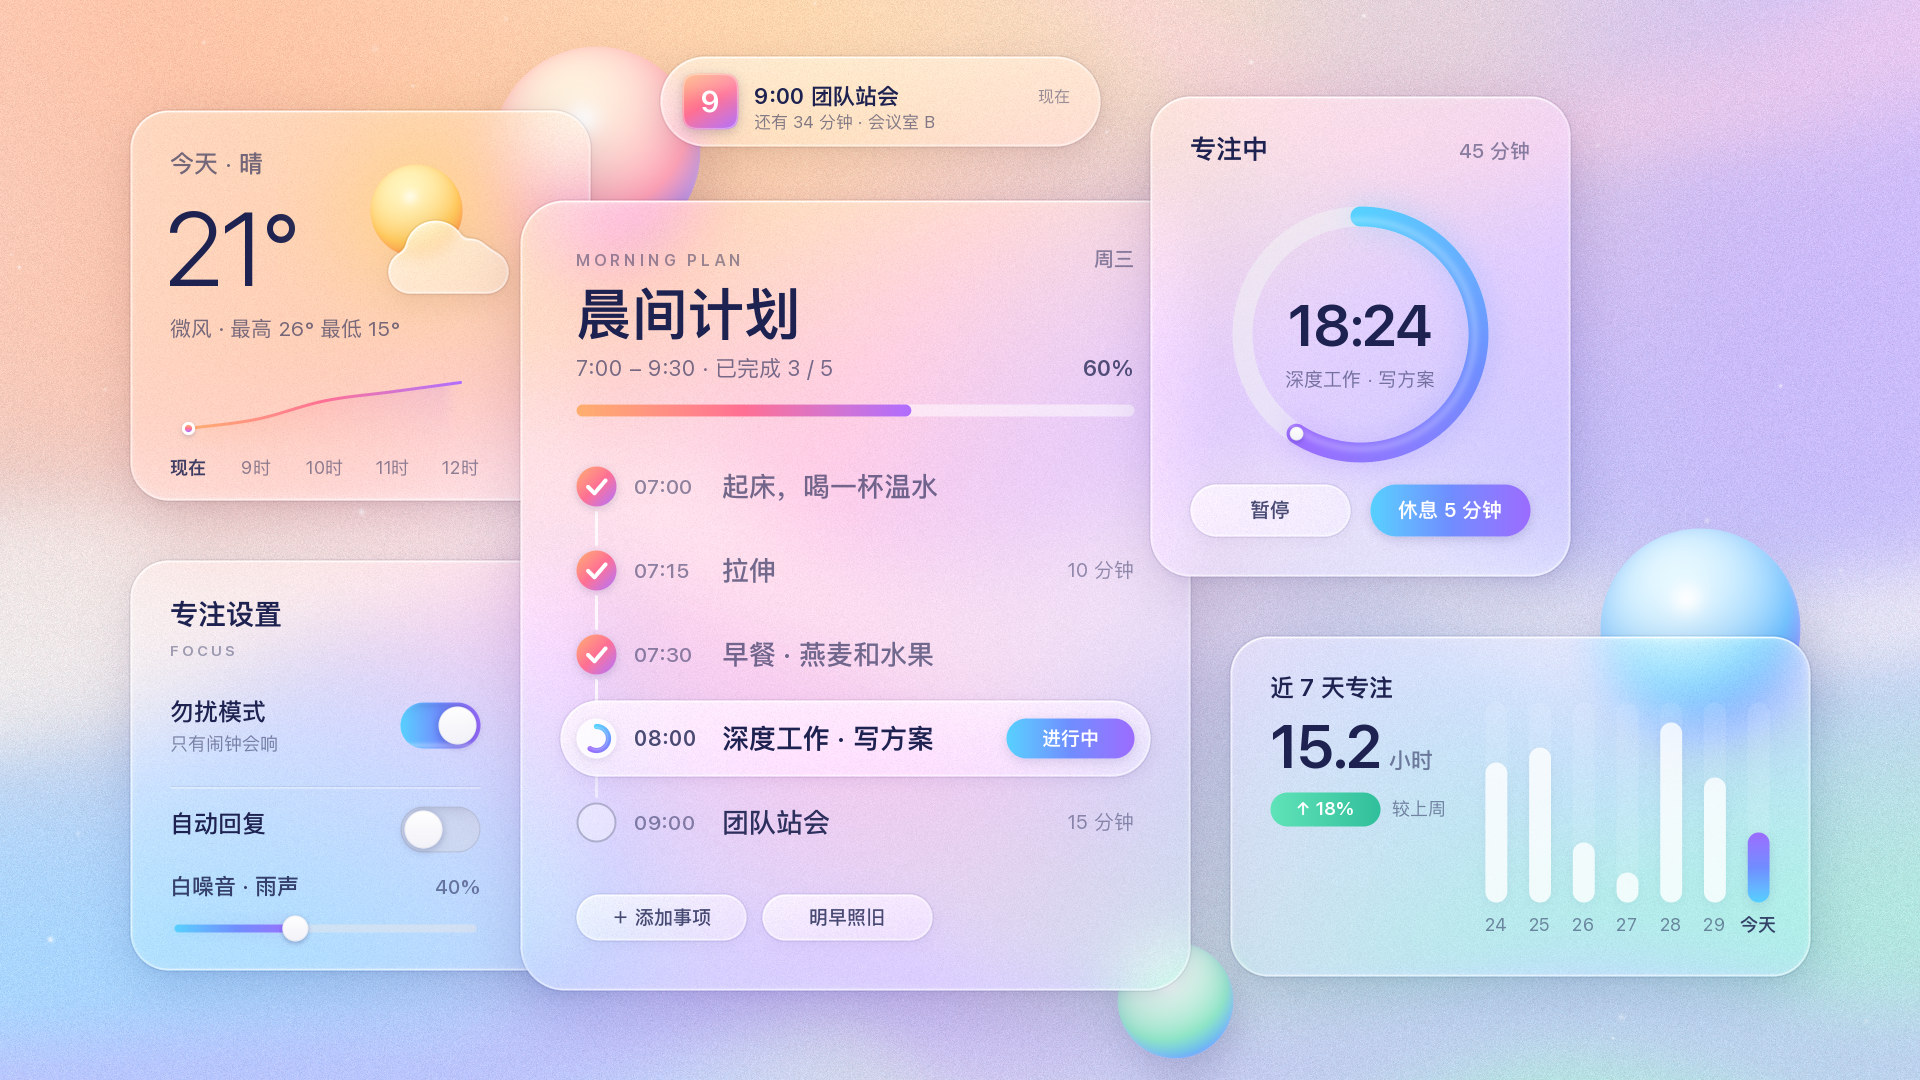

Recreate this plot in Python.
"""Example (aurora glassmorphism): 晨间计划 · Morning Plan — one weekday morning at 08:26, told by a stack of
frosted-glass widgets over a sunrise-coloured aurora: the plan card (3 of 5 done, the deep-work block running now),
a focus ring counting down that block, today's weather (a glossy sun behind a glass cloud), the focus settings
(do-not-disturb on, rain noise at 40 %), the last seven days of focus time, and a reminder pill for the 9:00
stand-up. Warm gradients belong to the morning plan, cool ones to focus. No image model.
python3 aurora_morning.py [out.jpg] [--stages DIR]
"""
import os, sys
sys.path.insert(0, os.path.join(os.path.dirname(os.path.abspath(__file__)), '..', 'lib'))
from aurora import Aurora, INK, WARM, COOL, MINT, WHITE

out = sys.argv[1] if len(sys.argv) > 1 and not sys.argv[1].startswith('--') else 'aurora_morning.jpg'
stages = sys.argv[sys.argv.index('--stages') + 1] if '--stages' in sys.argv else None

a = Aurora(1920, 1080, seed=5)

# ---- the aurora: a sunrise wash, warm at the top, cool below, one pale ribbon of light across it
a.backdrop(base='#f6f2fb',
           blobs=[(260, 150, 560, 380, '#ffb28c', 1.0),      # apricot
                  (980, 40, 640, 300, '#ffe29a', 0.9),       # butter (the sun is up)
                  (1700, 220, 520, 440, '#bba2ff', 1.0),     # lilac
                  (880, 640, 520, 400, '#ff9cc9', 0.8),      # pink
                  (200, 930, 600, 400, '#86cbff', 1.0),      # sky
                  (1640, 960, 620, 380, '#8feccd', 0.9),     # mint
                  (1330, 600, 420, 320, '#a7bfff', 0.7)],    # periwinkle
           ribbons=[([(-120, 560), (420, 520), (1000, 600), (1500, 600), (2040, 470)], 70, '#fff8f0', 1.4),
                    ([(-100, 1080), (600, 1020), (1300, 1010), (2040, 1000)], 60, '#c6b2ff', 1.0),
                    ([(900, -40), (1320, 60), (1700, 40), (2040, -20)], 60, '#ffd0e4', 0.9)],
           grain=0.019)
a.sparkles(46)
a.stage('aurora')

a.orb(596, 150, 104, ('#fff0dc', '#ffa2b8', '#8e6bff'))
a.orb(1700, 628, 100, ('#e3f7ff', '#6cc0ff', '#6a55ff'))
a.orb(1175, 1000, 58, ('#f4fff9', '#8fe8c8', '#4f9dff'))
a.stage('orbs')

# ---- weather (behind the plan card)
w = a.glass(130, 110, 590, 500, radius=38)
a.text('今天 · 晴', w.x0 + 40, w.y0 + 62, 24, INK, 'medium', alpha=0.62)
a.text('21°', w.x0 + 34, w.y0 + 176, 104, INK, 'light', spacing=-3)
a.sun(w.x0 + 286, w.y0 + 100, 46)
a.cloud(w.x0 + 318, w.y0 + 146, 128)
a.text('微风 · 最高 26° 最低 15°', w.x0 + 40, w.y0 + 226, 21, INK, 'regular', alpha=0.6)
pts = a.spark(w.x0 + 58, w.y0 + 272, w.x0 + 330, w.y0 + 318, [21, 22, 24, 25, 26], WARM, 3, fill=0.16, dots=(0,))
for i, (x, y) in enumerate(pts):
    a.text('现在' if i == 0 else f'{8 + i}时', x, w.y0 + 364, 18, INK, 'semibold' if i == 0 else 'regular', 'ms',
           alpha=0.85 if i == 0 else 0.5)
a.stage('weather')

# ---- focus settings (behind the plan card)
c = a.glass(130, 560, 590, 970, radius=38)
a.text('专注设置', c.x0 + 40, c.y0 + 64, 28, INK, 'semibold')
a.text('FOCUS', c.x0 + 40, c.y0 + 96, 15, INK, 'semibold', alpha=0.4, spacing=3)
a.text('勿扰模式', c.x0 + 40, c.y0 + 160, 24, INK, 'medium')
a.text('只有闹钟会响', c.x0 + 40, c.y0 + 190, 18, INK, alpha=0.5)
a.toggle(c.x0 + 270, c.y0 + 142, on=True)
a.divider(c.x0 + 40, c.x0 + 350, c.y0 + 226)
a.text('自动回复', c.x0 + 40, c.y0 + 272, 24, INK, 'medium')
a.toggle(c.x0 + 270, c.y0 + 246, on=False)
a.text('白噪音 · 雨声', c.x0 + 40, c.y0 + 334, 22, INK, 'medium', alpha=0.85)
a.text('40%', c.x0 + 350, c.y0 + 334, 20, INK, 'medium', 'rs', alpha=0.55)
a.slider(c.x0 + 44, c.x0 + 346, c.y0 + 368, 0.4)
a.stage('settings')

# ---- the plan: the card this morning is about
p = a.glass(520, 200, 1190, 990, radius=44, blur=30, elevation=34, shadow=0.3)
X0, X1 = p.x0 + 56, p.x1 - 56
a.stage('plan_glass')
a.text('MORNING PLAN', X0, p.y0 + 66, 16, INK, 'semibold', alpha=0.45, spacing=3.5)
a.text('周三', X1, p.y0 + 66, 20, INK, 'medium', 'rs', alpha=0.5)
a.text('晨间计划', X0, p.y0 + 134, 56, INK, 'semibold')
a.text('7:00 – 9:30 · 已完成 3 / 5', X0, p.y0 + 176, 22, INK, alpha=0.6)
a.rrect(X0, p.y0 + 204, X1, p.y0 + 216, 6, WHITE, 0.5)
a.rrect(X0, p.y0 + 204, X0 + (X1 - X0) * 0.6, p.y0 + 216, 6, grad=WARM)
a.text('60%', X1, p.y0 + 176, 22, INK, 'semibold', 'rs', alpha=0.75)

rows = [('07:00', '起床，喝一杯温水', '', 'done'),
        ('07:15', '拉伸', '10 分钟', 'done'),
        ('07:30', '早餐 · 燕麦和水果', '', 'done'),
        ('08:00', '深度工作 · 写方案', '', 'now'),
        ('09:00', '团队站会', '15 分钟', 'todo')]
y = p.y0 + 286
cx = X0 + 20
for i, (t, title, note, st) in enumerate(rows):
    if i < len(rows) - 1:                                     # the thread between the checks
        a.line([(cx, y + 26), (cx, y + 84 - 26)], 3, WHITE, 0.8 if st == 'done' else 0.5)
    if st == 'now':
        a.pill(X0 - 16, y - 38, X1 + 16, y + 38, blur=6, tint=0.5, shadow=0.14)
        a.check(cx, y, 20, 'now', COOL, frac=0.59)
        a.text(t, X0 + 58, y, 21, INK, 'semibold', 'lm', alpha=0.8)
        a.text(title, X0 + 146, y, 27, INK, 'semibold', 'lm')
        a.rrect(X1 - 128, y - 20, X1, y + 20, 20, grad=COOL, angle=0, shadow=0.15)
        a.text('进行中', X1 - 64, y, 19, WHITE, 'semibold', 'mm')
    else:
        a.check(cx, y, 20, st, WARM)
        al = 1.0 if st == 'done' else 0.9
        a.text(t, X0 + 58, y, 21, INK, 'medium', 'lm', alpha=0.5)
        a.text(title, X0 + 146, y, 27, INK, 'medium', 'lm', alpha=0.62 if st == 'done' else 0.92)
        if note: a.text(note, X1, y, 20, INK, 'regular', 'rm', alpha=0.45)
    y += 84
a.pill(X0, p.y1 - 96, X0 + 170, p.y1 - 50, tint=0.5)
a.text('＋ 添加事项', X0 + 85, p.y1 - 73, 19, INK, 'medium', 'mm', alpha=0.8)
a.pill(X0 + 186, p.y1 - 96, X0 + 356, p.y1 - 50, tint=0.5)
a.text('明早照旧', X0 + 271, p.y1 - 73, 19, INK, 'medium', 'mm', alpha=0.8)
a.stage('plan')

# ---- focus ring: the deep-work block, 18:24 left of 45 minutes
f = a.glass(1150, 96, 1570, 576, radius=40, elevation=30, shadow=0.3)
a.text('专注中', f.x0 + 40, f.y0 + 62, 26, INK, 'semibold')
a.text('45 分钟', f.x1 - 40, f.y0 + 62, 20, INK, 'medium', 'rs', alpha=0.5)
a.ring(f.cx, f.y0 + 238, 118, 20, 26.6 / 45, COOL)
a.text('18:24', f.cx, f.y0 + 250, 58, INK, 'semibold', 'ms', spacing=-1)
a.text('深度工作 · 写方案', f.cx, f.y0 + 290, 19, INK, 'regular', 'ms', alpha=0.55)
a.pill(f.x0 + 40, f.y1 - 92, f.cx - 10, f.y1 - 40, tint=0.5)
a.text('暂停', (f.x0 + 40 + f.cx - 10) / 2, f.y1 - 66, 20, INK, 'medium', 'mm', alpha=0.8)
a.rrect(f.cx + 10, f.y1 - 92, f.x1 - 40, f.y1 - 40, 26, grad=COOL, angle=0, shadow=0.18)
a.text('休息 5 分钟', (f.cx + 10 + f.x1 - 40) / 2, f.y1 - 66, 20, WHITE, 'semibold', 'mm')
a.stage('focus')

# ---- the last seven days of focus time
k = a.glass(1230, 636, 1810, 976, radius=38, blur=20)
a.text('近 7 天专注', k.x0 + 40, k.y0 + 60, 24, INK, 'semibold')
a.text('15.2', k.x0 + 40, k.y0 + 132, 60, INK, 'semibold', spacing=-1)
wv = a.text_width('15.2', 60, 'semibold', -1)
a.text('小时', k.x0 + 48 + wv, k.y0 + 132, 22, INK, 'medium', alpha=0.55)
a.rrect(k.x0 + 40, k.y0 + 156, k.x0 + 150, k.y0 + 190, 17, grad=MINT, angle=0)
a.text('↑ 18%', k.x0 + 95, k.y0 + 173, 18, WHITE, 'semibold', 'mm')
a.bars(k.x0 + 244, k.y0 + 66, k.x1 - 30, k.y1 - 74, [2.8, 3.1, 1.2, 0.6, 3.6, 2.5, 1.4], 4.0,
       ['24', '25', '26', '27', '28', '29', '今天'], highlight=6, label_size=18)
a.text('较上周', k.x0 + 162, k.y0 + 173, 18, INK, 'regular', 'lm', alpha=0.5)
a.stage('week')

# ---- the reminder pill at the top
n = a.pill(660, 56, 1100, 146, blur=14, tint=0.4, shadow=0.22, elevation=18)
a.app_icon(n.x0 + 22, n.y0 + 17, 56, WARM, '9', 30)
a.text('9:00 团队站会', n.x0 + 94, n.y0 + 40, 22, INK, 'semibold', 'lm')
a.text('还有 34 分钟 · 会议室 B', n.x0 + 94, n.y0 + 66, 17, INK, 'regular', 'lm', alpha=0.55)
a.text('现在', n.x1 - 30, n.y0 + 40, 16, INK, 'regular', 'rm', alpha=0.45)

a.save(out, stages)
